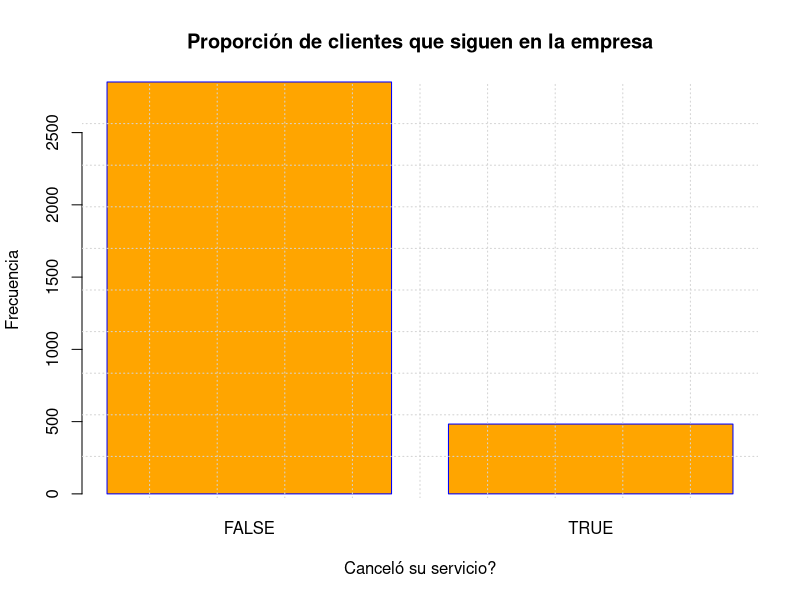
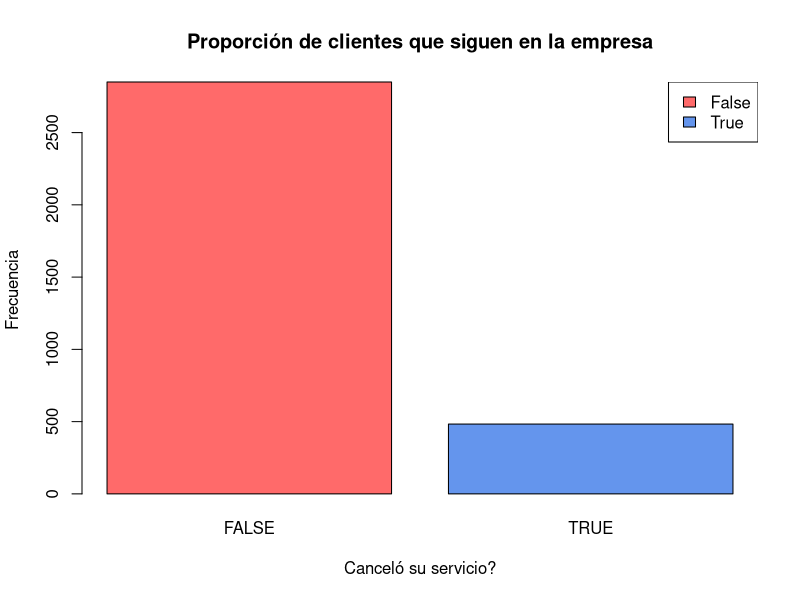
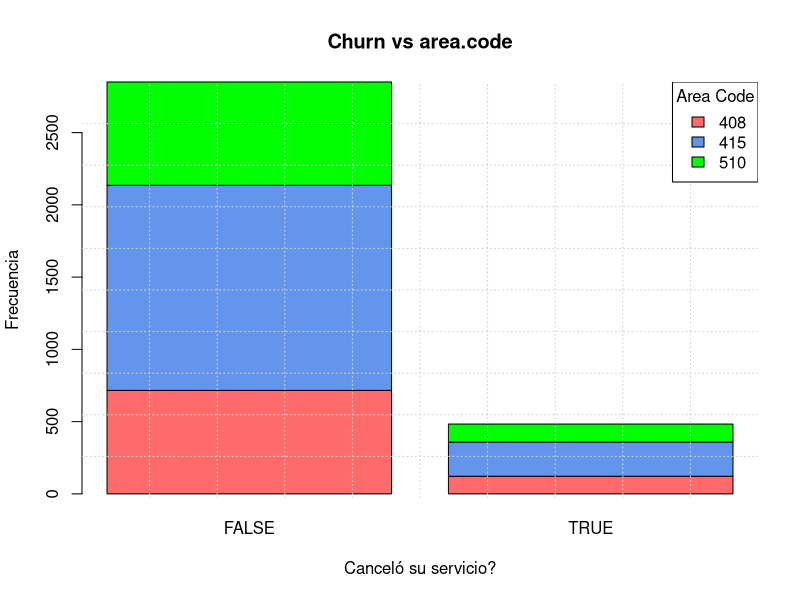
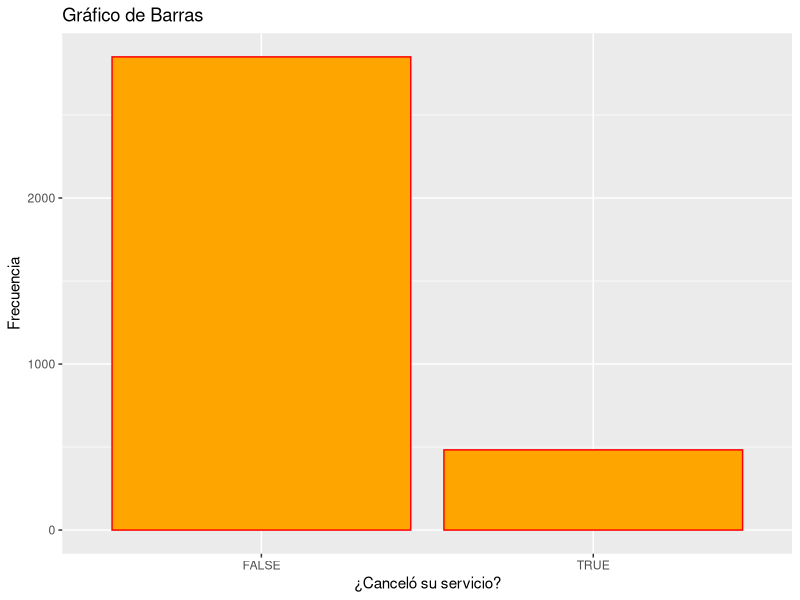
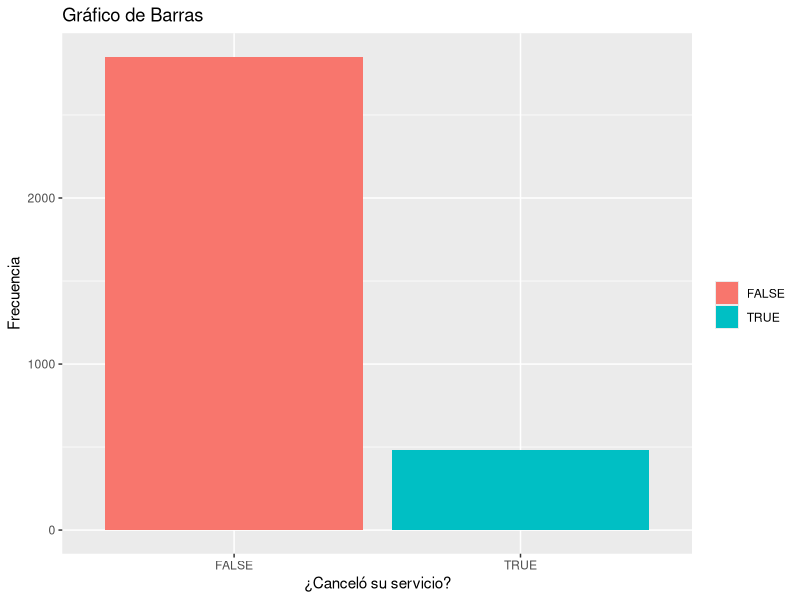
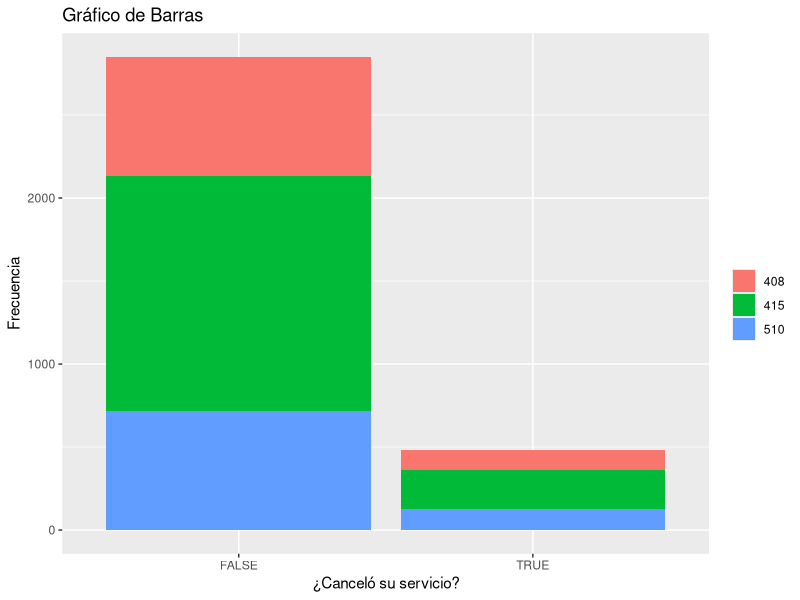

Write R code to recreate these figures, in order.

#####################################################################################
#####################################################################################    
    # Martes 09 de Marzo 2021 (Ayudantía DC)
    setwd("C:/Users/GOMEZ/Documents/Ciencias/Inferencia/Estadistica_I/Data_Science_Intro")
    df <- read.csv("telecom.csv")
    
    dim(df) #Tamaño de la tabla #filas, columnas
    colnames(df) #Nombre de las columnas
    categoricas <- c('state', 'area.code', 'internacional.plan', 'voice.mail', 'churn')
    continuas <- c("account.length", 'number.vmail.messages', 'total.day.minutes', 
                   "total.day.calls", "total.day.charge", "total.eve.minutes", 
                   "total.eve.calls", "total.eve.charge", "total.night.minutes", 
                   "total.night.calls", "total.night.charge", "total.intl.minutes", 
                   "total.intl.calls", "total.intl.charge", "customer.service.calls")
    
    sum(duplicated(df))
    
    # Llenar espacios vacíos con NAs
    for(i in colnames(df)){
        df[i][df[i] == ""] = NA
    }


    #Contar la proporción de NAs para cada variable
    completitud = data.frame() #Creamos un nuevo df
    for (i in 1:length(colnames(df))) {
        #Por cada variable, la pondremos como renglón en la columna de variable, 
        #y pondremos su porcentaje en la columna de cmpletitud.
        completitud[i,'variable'] = colnames(df)[i] #renglón i, columna variable
        completitud[i, 'completitud'] = (sum(is.na(df[,i]))/dim(df)[1])*100
    }
    
##########################################################################################
##########################################################################################  
    
    # 12 de Marzo 2021 (Continuación ayudantía DC)
    # Quitamos las variables que tienen más del 20% de los missing values
    
    # Revisar codigo....
    # 
    
    
    table(df$state)
    
    #===================================================================
    #  GRAFICOS
    
    
    # VARIABLES CATEGÓRICAS
    
    # Grafico de Barras
    #-----------------------------------------------
    # Variable churn: nos dice si dejaron la empresa o no
    # False = Siguen en la empresa
    # TRUE = Dejaron la empresa
    # Veamos la porporción de clientes que se mantienen con la empresa
    # Guardamos la tala de frecuencias:
    churn_table <- table(df$churn)
    churn_table    
    barplot(churn_table,main = "Proporción de clientes que siguen en la empresa",
            xlab = "Canceló su servicio?", ylab = "Frecuencia", 
            col = "orange", border = "blue")   
    # Vamos a cuadricular el canva:
    grid(10)
    
    # Coloreamos por respuesta:
    barplot(churn_table,main = "Proporción de clientes que siguen en la empresa",
            xlab = "Canceló su servicio?", ylab = "Frecuencia", 
            col = c("indianred1","cornflowerblue")) 
    # En la leyenda(Posición donde se quiera, name, fill( le pone los colores para las etiquetas))
    legend(x = "topright", legend = c("False", "True"), fill =  c("indianred1","cornflowerblue"))
    
    
    #-------------------------------------------------
    # Variable: area.code
    table(df$area.code)
    churn_area.code <- table(df$area.code, df$churn)
    churn_area.code #Hay 3 areas ( 408, 415, 510)
    # Veamos la porporción de cada area:
    barplot(churn_area.code,main = "Churn vs area.code",
            xlab = "Canceló su servicio?", ylab = "Frecuencia", 
            col = c("indianred1","cornflowerblue", "green")) 
    
    # Notemos que la gráfica anterior está horrible no tiene ni etiquetas de
    # que sgnifican los colores, entonces vamos a agregarlos
    
    grid(10)
    legend(x="topright", legend = rownames(churn_area.code),
           fill =c("indianred1","cornflowerblue", "green"), title = "Area Code")
    
    
    #============================================================================
    # GRÁFICOS CON GGPLOT
    # ggplot(base, ejes) + tipo de gráfico() +
    library(ggplot2)
    ggplot(data = df, aes(x = churn))+
        geom_bar(color = "red", fill = "orange") +
        xlab("¿Canceló su servicio?") +
        ylab("Frecuencia")+
        ggtitle("Gráfico de Barras")

    # Ahora colores por respuesta:
    # Aquí ponemos a las categóricas como factor y así jalará cada color por factor
    ggplot(data = df, aes(x = churn, fill = as.factor(churn)))+
        geom_bar() +
        xlab("¿Canceló su servicio?") +
        ylab("Frecuencia")+
        ggtitle("Gráfico de Barras") +
        labs(fill = "")
    
    # Ahora con area.code
    # Lo cual me dividirá por colores como factores de acuerdo al tipod de area.code
    ggplot(data = df, aes(x = churn, fill = as.factor(area.code)))+
        geom_bar() +
        xlab("¿Canceló su servicio?") +
        ylab("Frecuencia")+
        ggtitle("Gráfico de Barras") +
        labs(fill = "")
